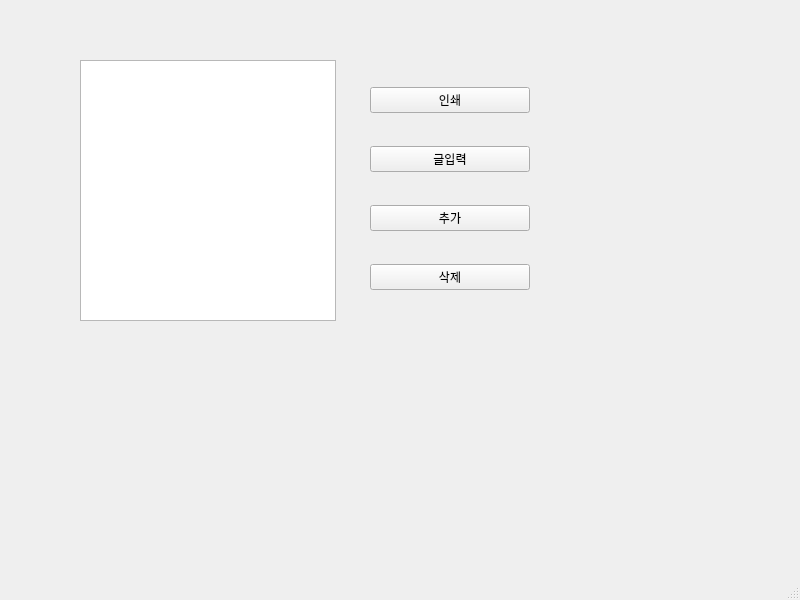
<?xml version="1.0" encoding="UTF-8"?>
<ui version="4.0">
 <class>MainWindow</class>
 <widget class="QMainWindow" name="MainWindow">
  <property name="geometry">
   <rect>
    <x>0</x>
    <y>0</y>
    <width>800</width>
    <height>600</height>
   </rect>
  </property>
  <property name="windowTitle">
   <string>MainWindow</string>
  </property>
  <widget class="QWidget" name="centralwidget">
   <widget class="QTextBrowser" name="tb1">
    <property name="geometry">
     <rect>
      <x>80</x>
      <y>60</y>
      <width>256</width>
      <height>261</height>
     </rect>
    </property>
   </widget>
   <widget class="QWidget" name="verticalLayoutWidget">
    <property name="geometry">
     <rect>
      <x>370</x>
      <y>60</y>
      <width>160</width>
      <height>261</height>
     </rect>
    </property>
    <layout class="QVBoxLayout" name="verticalLayout">
     <item>
      <widget class="QPushButton" name="pb1">
       <property name="text">
        <string>인쇄</string>
       </property>
      </widget>
     </item>
     <item>
      <widget class="QPushButton" name="pb2">
       <property name="text">
        <string>글입력</string>
       </property>
      </widget>
     </item>
     <item>
      <widget class="QPushButton" name="pb3">
       <property name="text">
        <string>추가</string>
       </property>
      </widget>
     </item>
     <item>
      <widget class="QPushButton" name="pb4">
       <property name="text">
        <string>삭제</string>
       </property>
      </widget>
     </item>
    </layout>
   </widget>
  </widget>
  <widget class="QMenuBar" name="menubar">
   <property name="geometry">
    <rect>
     <x>0</x>
     <y>0</y>
     <width>800</width>
     <height>26</height>
    </rect>
   </property>
  </widget>
  <widget class="QStatusBar" name="statusbar"/>
 </widget>
 <resources/>
 <connections/>
</ui>
